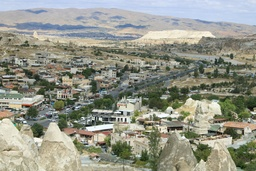
#> input picture figures/city.jpg, 256 x 171 px, shrunk from 6000 x 4000 before the run
$ jupyter execute EMP_image.ipynb
#> lines starting #> are read from the running program, lines starting #| are printed output that depends on the picture
[cell 1]
import os
from pathlib import Path
import numpy as np
from PIL import Image
import matplotlib.pyplot as plt
from skimage.metrics import structural_similarity as ssim
from skimage.metrics import peak_signal_noise_ratio as psnr

_EPS = 1e-12

[cell 2]
def cal_neff(abs_vals, beta: float) -> int:
    w = abs_vals
    L1 = w.sum() + _EPS
    p = w / L1
    neff = 1.0 / (np.sum(p * p) + _EPS)
    k = int(np.floor(beta * neff))
    return max(1, min(k, abs_vals.size))

def EMP_channel(channel: np.ndarray, beta: float):
    x = channel.astype(np.float32)
    mu = x.mean()
    r = (x - mu).ravel()
    abs_r = np.abs(r)

    k = cal_neff(abs_r, beta=beta)
    #print(k)
    if k < r.size:
        idx = np.argpartition(abs_r, -k)[-k:]
        y = np.zeros_like(r)
        y[idx] = r[idx]
    else:
        y = r.copy()

    processed = y.reshape(x.shape) + mu
    return processed, k

def EMP_patch(patch: np.ndarray, beta: float, q: float = 1.0):
    x = patch.astype(np.float32)
    mu = x.mean()
    r = (x - mu).ravel()
    abs_r = np.abs(r)

    k = cal_neff(abs_r, beta=beta)
    k = max(1, min(k, r.size))

    if 0 < k < r.size:
        idx = np.argpartition(abs_r, -k)[-k:]
        y = np.zeros_like(r)
        y[idx] = r[idx]
    elif k >= r.size:
        y = r.copy()
    else:
        y = np.zeros_like(r)

    processed = y.reshape(x.shape) + mu
    return processed, k

[cell 3]
def calculate_metrics(original, processed):
    original = np.clip(original, 0, 255).astype(np.uint8)
    processed = np.clip(processed, 0, 255).astype(np.uint8)
    psnr_value = psnr(original, processed, data_range=255)
    if original.ndim == 3:
        ssim_value = ssim(original, processed, channel_axis=2, data_range=255)
    else:
        ssim_value = ssim(original, processed, data_range=255)
    return {'psnr': psnr_value, 'ssim': ssim_value}

[cell 4]
def EMP_pruning(
    image_path_or_array,
    save_path=None,
    pixel_beta: float = 1.0,
    patch_beta: float = 1.0,
    patch_size: int = 4,
    dpi: int = 150
):
    # Load + normalize to RGB
#> called with image_path_or_array = 'figures/city.jpg', save_path = 'figures/result_city.png', pixel_beta = 1, patch_beta = 1, patch_size = 4, dpi = 150
    if isinstance(image_path_or_array, str):
        img = Image.open(image_path_or_array)
#> img is the input picture: PIL image 256x171 RGB; mean R, G, B 146.6, 148.5, 135.9
        name = Path(image_path_or_array).stem
        original = np.array(img)
    else:
        name = "image"
        original = np.array(image_path_or_array)

    h, w, c = original.shape
#> h = 171; w = 256; c = 3
    total_pixels = h * w * c
#> total_pixels = 131328

    # ----- Pixel-wise image and sparsity (compute kept counts during a pass)
    arr = original.astype(np.float32)
    r_proc, k_r = EMP_channel(arr[:, :, 0], beta=pixel_beta)
#> in EMP_channel, `x = channel.astype(np.float32)`:
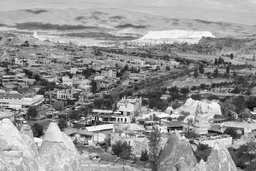
#> x: shape (171, 256) float32; min 0, max 255, mean 146.6
#> in EMP_channel, `mu = x.mean()`: mu = 146.6
#> in cal_neff, `L1 = w.sum() + _EPS`: L1 = 1944976
#> in cal_neff, `neff = 1.0 / (np.sum(p * p) + _EPS)`: neff = 31771.2
#> in cal_neff, `k = int(np.floor(beta * neff))`: k = 31771
#> in EMP_channel, `processed = y.reshape(x.shape) + mu`:
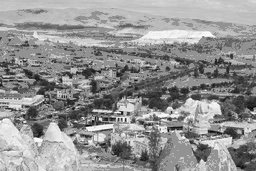
#> processed: shape (171, 256) float32; min 0, max 255, mean 146.3
#> k_r = 31771
    g_proc, k_g = EMP_channel(arr[:, :, 1], beta=pixel_beta)
#> call 2 of EMP_channel, with beta = 1
#> in EMP_channel (call 2), `x = channel.astype(np.float32)`:
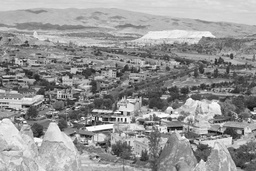
#> x: shape (171, 256) float32; min 1, max 255, mean 148.5
#> in EMP_channel (call 2), `mu = x.mean()`: mu = 148.5
#> in EMP_channel (call 2), `k = cal_neff(abs_r, beta=beta)`: k = 31629
#> in EMP_channel (call 2), `processed = y.reshape(x.shape) + mu`:
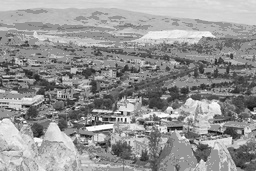
#> processed: shape (171, 256) float32; min 1, max 255, mean 148.5
#> k_g = 31629
    b_proc, k_b = EMP_channel(arr[:, :, 2], beta=pixel_beta)
#> call 3 of EMP_channel, with beta = 1
#> in EMP_channel (call 3), `x = channel.astype(np.float32)`:
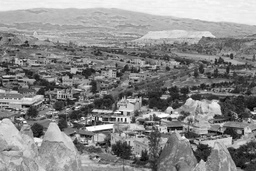
#> x: shape (171, 256) float32; min 0, max 255, mean 135.9
#> in EMP_channel (call 3), `mu = x.mean()`: mu = 135.9
#> in EMP_channel (call 3), `k = cal_neff(abs_r, beta=beta)`: k = 30656
#> in EMP_channel (call 3), `processed = y.reshape(x.shape) + mu`:
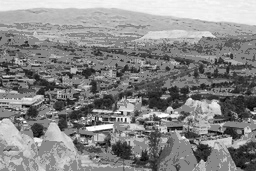
#> processed: shape (171, 256) float32; min 0, max 255, mean 136
#> k_b = 30656
    pix_img = np.stack([r_proc, g_proc, b_proc], axis=2)
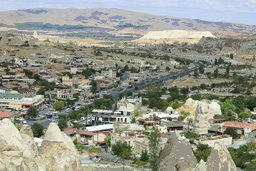
#> pix_img: shape (171, 256, 3) float32; mean of channels 0, 1, 2 146.3, 148.5, 136.1; drawn as R, G, B
    pix_img = np.clip(pix_img, 0, 255).astype(np.uint8)
    pix_kept_total = int(k_r + k_g + k_b)
#> pix_kept_total = 94056
    pix_fraction_kept = pix_kept_total / total_pixels
#> pix_fraction_kept = 0.716
    pix_sparsity = 1.0 - pix_fraction_kept
#> pix_sparsity = 0.284
    pix_metrics = calculate_metrics(original, pix_img)
#> in calculate_metrics, `psnr_value = psnr(original, processed, data_range=255)`: psnr_value = 30.52
#> in calculate_metrics, `ssim_value = ssim(original, processed, channel_axis=2, data_range=255)`: ssim_value = 0.958
#> pix_metrics = {'psnr': 30.52, 'ssim': 0.958}

    # ----- Patch-wise image and sparsity
    arr = original.astype(np.float32)
    h, w, c = arr.shape
    patch_img_f = np.zeros_like(arr)
    kept_sum = 0
    for ch in range(c):
        channel = arr[:, :, ch]
        channel_out = np.zeros_like(channel)
        for i in range(0, h, patch_size):
            for j in range(0, w, patch_size):
                i_end = min(i + patch_size, h)
                j_end = min(j + patch_size, w)
                patch = channel[i:i_end, j:j_end]
                patch_proc, k_patch = EMP_patch(patch, beta=patch_beta)
                kept_sum += int(k_patch)
                channel_out[i:i_end, j:j_end] = patch_proc
        patch_img_f[:, :, ch] = channel_out

    patch_img = np.clip(patch_img_f, 0, 255).astype(np.uint8)
    patch_fraction_kept = kept_sum / total_pixels
    patch_sparsity = 1.0 - patch_fraction_kept
    patch_metrics = calculate_metrics(original, patch_img)

    # ----- Plot 1×3
    plt.figure(figsize=(18, 6))
    ax1 = plt.subplot(1, 3, 1)
    ax1.imshow(original.astype(np.uint8))
    ax1.set_title('Original', fontsize=14, fontweight='bold')
    ax1.axis('off')

    ax2 = plt.subplot(1, 3, 2)
    ax2.imshow(pix_img)
    ax2.set_title(
        f'EMP Pixel-wise\nPSNR: {pix_metrics["psnr"]:.1f} dB'
        f'\nSSIM: {pix_metrics["ssim"]:.3f}'
        f'\nSparsity: {pix_sparsity:.3f}',
        fontsize=12
    )
    ax2.axis('off')

    ax3 = plt.subplot(1, 3, 3)
    ax3.imshow(patch_img)
    ax3.set_title(
        f'EMP Patch-wise\nPSNR: {patch_metrics["psnr"]:.1f} dB'
        f'\nSSIM: {patch_metrics["ssim"]:.3f}'
        f'\nSparsity: {patch_sparsity:.3f}',
        fontsize=12
    )
    ax3.axis('off')

    plt.tight_layout()
    if save_path is not None:
        os.makedirs(Path(save_path).parent, exist_ok=True)
        plt.savefig(save_path, dpi=dpi, bbox_inches='tight')
    plt.show()

    return {
        'pixel': {
            'image': pix_img,
            'metrics': pix_metrics,
            'sparsity': pix_sparsity,
            'kept': int(pix_kept_total),
            'total': int(total_pixels)
        },
        'patch_rgb': {
            'image': patch_img,
            'metrics': patch_metrics,
            'sparsity': patch_sparsity,
            'kept': int(kept_sum),
            'total': int(total_pixels)
        }
    }

$ run again, with figures/Bryce Canyon.jpg copied over figures/city.jpg
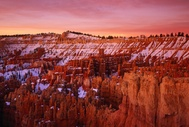
#> input picture figures/Bryce Canyon.jpg, 189 x 127 px, shrunk from 1980 x 1330 before the run
#> in EMP_pruning, img is the input picture: PIL image 189x127 RGB; mean R, G, B 147.3, 71.6, 68.8
#> in EMP_channel, `mu = x.mean()`: mu = 147.3
#> L1 = 1161560.9
#> neff = 17613.5
#> in cal_neff, `k = int(np.floor(beta * neff))`: k = 17613
#> in EMP_channel, `idx = np.argpartition(abs_r, -k)[-k:]`: idx = 17613 values, max 24002 at index 7012, min 0 at index 310, mean 11316.6
#> k_r = 17613
#> k_g = 18173
#> in EMP_channel (call 3), `mu = x.mean()`: mu = 68.81
#> in EMP_channel (call 3), `k = cal_neff(abs_r, beta=beta)`: k = 19534
#> in EMP_channel (call 3), `idx = np.argpartition(abs_r, -k)[-k:]`: idx = 19534 values, max 24002 at index 9011, min 0 at index 2741, mean 12095.7
#> in EMP_channel (call 3), `processed = y.reshape(x.shape) + mu`:
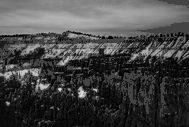
#> processed: shape (127, 189) float32; min 0, max 231, mean 69.9
#> k_b = 19534
#> in EMP_pruning, `pix_img = np.stack([r_proc, g_proc, b_proc], axis=2)`:
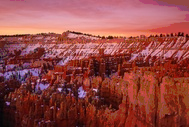
#> pix_img: shape (127, 189, 3) float32; mean of channels 0, 1, 2 147.8, 72.3, 69.9; drawn as R, G, B
#> pix_kept_total = 55320
#> pix_fraction_kept = 0.768
#> pix_sparsity = 0.232
#> psnr_value = 30.6
#> ssim_value = 0.946
#> pix_metrics = {'psnr': 30.6, 'ssim': 0.946}

$ run again, with figures/Merced River_Yosemite.jpg copied over figures/city.jpg
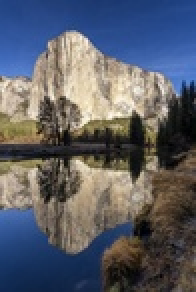
#> input picture figures/Merced River_Yosemite.jpg, 98 x 146 px, shrunk from 1025 x 1536 before the run (shown 2 times larger)
#> in EMP_pruning, img is the input picture: PIL image 98x146 RGB; mean R, G, B 91.7, 94.7, 103.9
#> in EMP_channel, `mu = x.mean()`: mu = 91.67
#> in EMP_channel, `r = (x - mu).ravel()`: r = 14308 values, max 163.3 at index 4372, min -91.67 at index 6269, mean -3.82e-06
#> in EMP_channel, `abs_r = np.abs(r)`: abs_r = 14308 values, max 163.3 at index 4372, min 0.334 at index 3223, mean 55.49
#> in cal_neff, `w = abs_vals`: w has the same summary as abs_r in EMP_channel
#> L1 = 793993.5
#> p = 14308 values, max 0.000206 at index 4372, min 4.2e-07 at index 3223, mean 6.99e-05
#> neff = 10530
#> in EMP_channel, `idx = np.argpartition(abs_r, -k)[-k:]`: idx = 10530 values, max 14305 at index 3865, min 0 at index 3868, mean 6793.4
#> k_r = 10530
#> k_g = 9728
#> in EMP_channel (call 3), `mu = x.mean()`: mu = 103.9
#> in EMP_channel (call 3), `r = (x - mu).ravel()`: r = 14308 values, max 133.1 at index 2003, min -103.9 at index 6269, mean 5.46e-06
#> in EMP_channel (call 3), `abs_r = np.abs(r)`: abs_r = 14308 values, max 133.1 at index 2003, min 0.0667 at index 2895, mean 45.4
#> in EMP_channel (call 3), `k = cal_neff(abs_r, beta=beta)`: k = 10602
#> in EMP_channel (call 3), `idx = np.argpartition(abs_r, -k)[-k:]`: idx = 10602 values, max 14307 at index 2864, min 0 at index 2151, mean 6815.5
#> in EMP_channel (call 3), `processed = y.reshape(x.shape) + mu`:
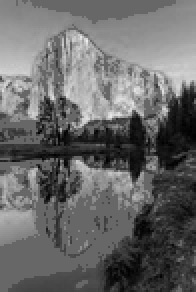
#> processed: shape (146, 98) float32 (shown 2 times larger); min 0, max 237, mean 104
#> k_b = 10602
#> in EMP_pruning, `pix_img = np.stack([r_proc, g_proc, b_proc], axis=2)`:
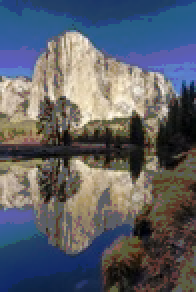
#> pix_img: shape (146, 98, 3) float32 (shown 2 times larger); mean of channels 0, 1, 2 92.7, 96.1, 104; drawn as R, G, B
#> pix_kept_total = 30860
#> pix_fraction_kept = 0.719
#> pix_sparsity = 0.281
#> psnr_value = 29.18
#> ssim_value = 0.919
#> pix_metrics = {'psnr': 29.18, 'ssim': 0.919}

$ run again, with figures/yosemite valley.jpg copied over figures/city.jpg
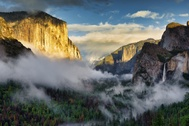
#> input picture figures/yosemite valley.jpg, 189 x 126 px, shrunk from 1980 x 1322 before the run
#> in EMP_pruning, img is the input picture: PIL image 189x126 RGB; mean R, G, B 100.7, 104.5, 100.2
#> in EMP_channel, `mu = x.mean()`: mu = 100.7
#> L1 = 1244573.4
#> neff = 17104.8
#> in cal_neff, `k = int(np.floor(beta * neff))`: k = 17104
#> in EMP_channel, `idx = np.argpartition(abs_r, -k)[-k:]`: idx = 17104 values, max 23813 at index 17103, min 44 at index 750, mean 12320.8
#> k_r = 17104
#> k_g = 17429
#> k_b = 18692
#> in EMP_pruning, `pix_img = np.stack([r_proc, g_proc, b_proc], axis=2)`:
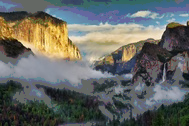
#> pix_img: shape (126, 189, 3) float32; mean of channels 0, 1, 2 101.7, 104.6, 100.2; drawn as R, G, B
#> pix_kept_total = 53225
#> pix_fraction_kept = 0.745
#> pix_sparsity = 0.255
#> psnr_value = 30.15
#> ssim_value = 0.931
#> pix_metrics = {'psnr': 30.15, 'ssim': 0.931}
